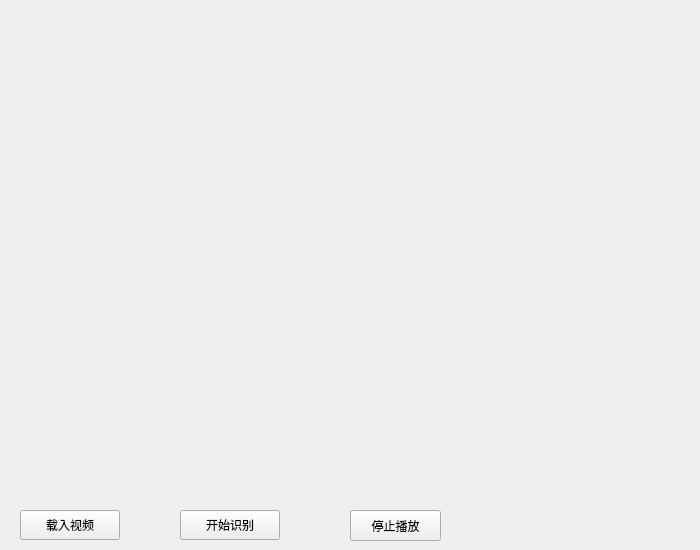
<?xml version="1.0" encoding="UTF-8"?>
<ui version="4.0">
 <class>Form</class>
 <widget class="QWidget" name="Form">
  <property name="geometry">
   <rect>
    <x>0</x>
    <y>0</y>
    <width>700</width>
    <height>550</height>
   </rect>
  </property>
  <property name="windowTitle">
   <string>PyQt-Yolov5</string>
  </property>
  <widget class="QPushButton" name="load_mp4">
   <property name="geometry">
    <rect>
     <x>20</x>
     <y>510</y>
     <width>100</width>
     <height>30</height>
    </rect>
   </property>
   <property name="text">
    <string>载入视频</string>
   </property>
  </widget>
  <widget class="QPushButton" name="yolov5">
   <property name="geometry">
    <rect>
     <x>180</x>
     <y>510</y>
     <width>100</width>
     <height>30</height>
    </rect>
   </property>
   <property name="text">
    <string>开始识别</string>
   </property>
  </widget>
  <widget class="QPushButton" name="pushButton">
   <property name="geometry">
    <rect>
     <x>350</x>
     <y>510</y>
     <width>91</width>
     <height>31</height>
    </rect>
   </property>
   <property name="text">
    <string>停止播放</string>
   </property>
  </widget>
 </widget>
 <resources/>
 <connections>
  <connection>
   <sender>load_mp4</sender>
   <signal>clicked()</signal>
   <receiver>Form</receiver>
   <slot>pushButton_click()</slot>
   <hints>
    <hint type="sourcelabel">
     <x>102</x>
     <y>58</y>
    </hint>
    <hint type="destinationlabel">
     <x>194</x>
     <y>52</y>
    </hint>
   </hints>
  </connection>
  <connection>
   <sender>yolov5</sender>
   <signal>clicked()</signal>
   <receiver>Form</receiver>
   <slot>yoloButton_click()</slot>
   <hints>
    <hint type="sourcelabel">
     <x>229</x>
     <y>515</y>
    </hint>
    <hint type="destinationlabel">
     <x>603</x>
     <y>328</y>
    </hint>
   </hints>
  </connection>
  <connection>
   <sender>pushButton</sender>
   <signal>clicked()</signal>
   <receiver>Form</receiver>
   <slot>stop_click()</slot>
   <hints>
    <hint type="sourcelabel">
     <x>408</x>
     <y>520</y>
    </hint>
    <hint type="destinationlabel">
     <x>527</x>
     <y>455</y>
    </hint>
   </hints>
  </connection>
 </connections>
 <slots>
  <slot>pushButton_click()</slot>
  <slot>yoloButton_click()</slot>
  <slot>stop_click()</slot>
 </slots>
</ui>
